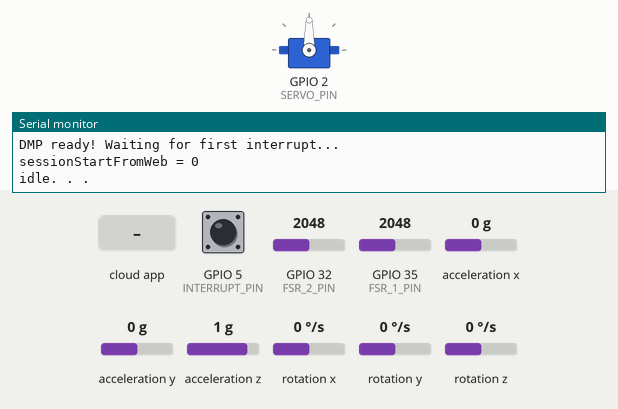
Simulated run of this program. Board: ESP32. Shown: servo, the last lines printed to the serial monitor. Inputs (shaded band) come from the test bench; at power-on: GPIO 5 (INTERRUPT_PIN) LOW, GPIO 32 (FSR_2_PIN) = 2048, GPIO 35 (FSR_1_PIN) = 2048, acceleration x 0 g, acceleration y 0 g, acceleration z 1 g, rotation x 0 °/s, rotation y 0 °/s, rotation z 0 °/s. WiFi joins after 1.5 s; servers stay silent unless stated; the sensor or clock chip raises its interrupt line as the real part does; the Firebase database answers and starts empty.

Above: at 3.2 s.
3.3 s: the phone or cloud app sets sessionStart to 1
At 24.1 s:
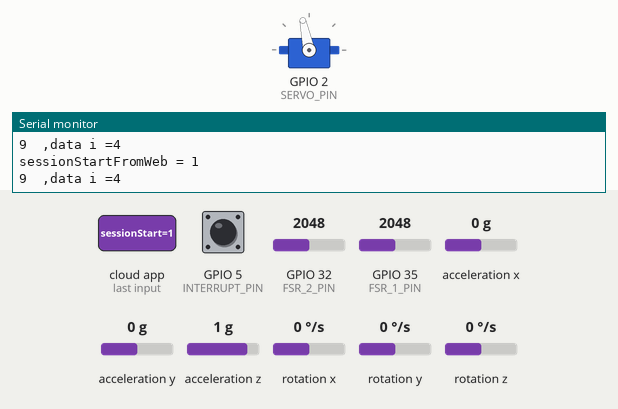
Timing chart, 0 to 25.8 s (numbered marks = the images above; inputs shaded):
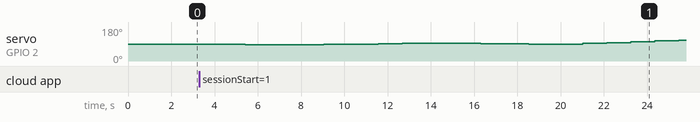

The program:

main.cpp
```cpp
//---------------------------------------------library pemograman/header files
#include <ESP32Servo.h>
#include <I2Cdev.h>
#include <MPU6050_6Axis_MotionApps20.h>
#include <Wire.h>
// teknisee
//-----------------------------------------------------------------------------------------------
#include <WiFi.h>          // import wifi library
#include <HTTPClient.h>    // import http library
#include <ArduinoJson.h>   // import arduino json library
#include <FirebaseESP32.h> // import firebase library

// main static global variable
String norekam = "rokam";
const char *ssid = "teknisee";
const char *password = "myteknisee";
// const char *ssid = "Gei part 3";
// const char *password = "SIMIONE19";

#define FIREBASE_HOST "https://aafo-9b7b2-default-rtdb.asia-southeast1.firebasedatabase.app/"
#define FIREBASE_AUTH "lWOv4jbAHmdJHW3Hi6bvqenkFnOVos0psAeNUCR2"

// main dynamcic global variable
int timersession, timersecond;
String jsonReqPayload = "";
float pitch;
int fsr1value, fsr2value;
bool sessionRead = false;
int timessessionRead = 5, bacaSession = 0;

// global varialbe firebase
FirebaseData fbdo;
FirebaseAuth auth;
FirebaseConfig config;
bool sessionStartFromWeb = false;

//-----------------------------------------------------------------------------------------------

//-------------------------------------------- deklarasi servo dan pin
Servo myServo;
#define SERVO_PIN 2     // definisi pin untuk servo
#define INTERRUPT_PIN 5 // defini pin untuk interrupt MPU6050
#define FSR_1_PIN 35    // pin FSR 1
#define FSR_2_PIN 32    // pin FSR 2

//-------------------------------------------- Array Posisi dan Durasi
int poss[] = {0, -5, 0, 5, 0, 20, 10, 0, 0};                    // array yang menyimpan sudut target untuk servo
int duration[] = {150, 150, 150, 350, 250, 150, 150, 150, 150}; // array yang menyimpan durasi perpindahan dari satu sudut ke sudut berikutnya

//-------------------------------------------- MPU6050 offsets
int mpu_offset[6] = {-2778, -838, -1234, 789, 93, -3}; // array yang menyimpan nilai offset untuk mpu

//--------------------------------------------MPU6050 variables
MPU6050 mpu; // membuat objek MPU

bool dmpReady = false;  // menyimpan status kesiapan DMP
uint8_t mpuIntStatus;   // menyimpan status interrupt MPU6050
uint8_t devStatus;      // menyimpan status inisialisasi
uint16_t packetSize;    // menyimpan ukuran paket FIFO DMP
uint16_t fifoCount;     // menyimpan jumlah data dalam FIFO
uint8_t fifoBuffer[64]; // Buffer untuk menyimpan data FIFO

Quaternion q;                       // menyimpan data quartenion dari MPU
VectorFloat gravity;                // menyimpan vektor gravitasi dari MPU
volatile bool mpuInterrupt = false; // Flag untuk interrupt MPU
float ypr[3];                       // menyimpan nilai yaw, pitch, dan roll

// teknisee function
//-----------------------------------------------------------------------------------------------

void reconnectWifi()
{
  if (WiFi.status() != WL_CONNECTED)
  {
    Serial.print("WIFI NOT CONNECTED");
    Serial.print("Connecting to ");
    Serial.println(ssid);
    while (WiFi.status() != WL_CONNECTED)
    {
      delay(500);
      Serial.print(".");
    }
  }
}

void initWifi()
{
  WiFi.begin(ssid, password);

  reconnectWifi();

  Serial.println("");
  Serial.print("wifi connected. ");
  Serial.print("IP address: ");
  Serial.println(WiFi.localIP());
  Serial.println("");
}

void initFirebase()
{
  config.database_url = FIREBASE_HOST;
  config.signer.tokens.legacy_token = FIREBASE_AUTH;

  Firebase.begin(&config, &auth);
}

bool writeToFirebase(const char *path, const String &value, const String &typedata)
{
  bool success = false;

  if (typedata == "int")
  {
    success = Firebase.setInt(fbdo, path, value.toInt());
  }
  else if (typedata == "float")
  {
    success = Firebase.setFloat(fbdo, path, value.toFloat());
  }
  else if (typedata == "bool")
  {
    success = Firebase.setBool(fbdo, path, value.equalsIgnoreCase("true"));
  }
  else if (typedata == "string")
  {
    success = Firebase.setString(fbdo, path, value);
  }
  else
  {
    // Tipe data tidak dikenal
    Serial.println("Tipe data tidak dikenal");
    return false;
  }

  if (!success)
  {
    Serial.println("Gagal menulis data ke Firebase");
    Serial.println(fbdo.errorReason());
    return false;
  }

  return success;
}

void writeFirebase()
{
  if (Firebase.ready())
  {
    writeToFirebase("/dataNew/beratBelakang", String(fsr2value), "float");
    writeToFirebase("/dataNew/beratDepan", String(fsr1value), "float");
    writeToFirebase("/dataNew/sudut", String(pitch), "float");
  }
  else
  {
    Serial.println("Firebase not ready");
  }
}

void readFirebaseStart()
{
  if (Firebase.ready())
  {
    Firebase.getBool(fbdo, "/dataNew/sessionStart") && (sessionStartFromWeb = fbdo.boolData());
    Serial.print("sessionStartFromWeb = ");
    Serial.println(sessionStartFromWeb);
  }
  else
  {
    Serial.println("Firebase not ready");
  }
}

void writeFirebaseStart()
{
  if (Firebase.ready())
  {
    writeToFirebase("/dataNew/sessionStart", "false", "bool");
  }
  else
  {
    Serial.println("Firebase not ready");
  }
}

// teknisee funtion end
//-----------------------------------------------------------------------------------------------

//------------------------------------------ fungsi interrupt
void dmpDataReady() // fungsi interrupt yang dipanggil saat data DMP siap
{
  mpuInterrupt = true; // mengatur variabel menjadi true
}

// ----------------------------------------- koneksi MPU6050
void MPU_Connect()
{
  Serial.println(F("Initializing I2C devices..."));                                                           // menampilkan pesan di serial monitor bahwa perangkat i2c sedang diinisialisasi
  mpu.initialize();                                                                                           // menginisialisasi MPU6050
  Serial.println(mpu.testConnection() ? F("MPU6050 connection successful") : F("MPU6050 connection failed")); // menguji koneksi ke MPU dan menampilkan pesan di serial monitor apakah koneksi berhasil atau gagal

  Serial.println(F("Initializing DMP...")); // menampilkan pesan di serial monitoring bahwa DMP sedang diinisialisasi
  devStatus = mpu.dmpInitialize();          // menginisialisasi DMP dan menyimpan status inisialisasi dalam 'devStatus'

  mpu.setXAccelOffset(mpu_offset[0]); // menetapkan offset akselerometer sumbu X dari array 'mpu_offset'
  mpu.setYAccelOffset(mpu_offset[1]); // menetapkan offset akselerometer sumbu Y dari array 'mpu_offset'
  mpu.setZAccelOffset(mpu_offset[2]); // menetapkan offset akselerometer sumbu Z dari array 'mpu_offset'
  mpu.setXGyroOffset(mpu_offset[3]);  // menetapkan offset gyroscope sumbu X dari array 'mpu_offset'
  mpu.setYGyroOffset(mpu_offset[4]);  // menetapkan offset gyroscope sumbu Y dari array 'mpu_offset'
  mpu.setZGyroOffset(mpu_offset[5]);  // menetapkan offset gyroscope sumbu Z dari array 'mpu_offset'

  if (devStatus == 0) // memeriksa apakah inisialisasi DMP berhasil
  {
    mpu.CalibrateAccel(10);   // mengkalibrasi akselerometer dengan 10 sampel
    mpu.CalibrateGyro(10);    // mengkalibrasi gyroscope dengan 10 sampel
    mpu.PrintActiveOffsets(); // mencetak nilai offset aktif ke serial monitor

    Serial.println(F("Enabling DMP...")); // menampilkan pesan di serial monitor bahwa DMP sedang diaktifkan
    mpu.setDMPEnabled(true);              // mengaktifkan DMP

    Serial.print(F("Enabling interrupt detection (Arduino external interrupt ")); // menampilkan pesan di serial monitor bahwa deteksi interrupt sedang diaktifkan
    Serial.print(digitalPinToInterrupt(INTERRUPT_PIN));                           // menampilkan nomor interrupt yang digunakan oleh INTERRUPT_PIN di serial monitor.
    Serial.println(F(")..."));                                                    // Menampilkan penutupan pesan sebelumnya di serial monitor.
    attachInterrupt(digitalPinToInterrupt(INTERRUPT_PIN), dmpDataReady, RISING);  // Mengatur interrupt pada INTERRUPT_PIN sehingga fungsi dmpDataReady dipanggil saat sinyal naik (RISING).
    mpuIntStatus = mpu.getIntStatus();                                            // Mendapatkan status interrupt dari MPU6050.

    Serial.println(F("DMP ready! Waiting for first interrupt...")); // Menampilkan pesan bahwa DMP siap dan menunggu interrupt pertama di serial monitor.
    dmpReady = true;                                                // Mengatur status DMP menjadi siap.

    packetSize = mpu.dmpGetFIFOPacketSize(); // Mendapatkan ukuran paket data dari FIFO buffer.
  }
  else // jika inisialisasi DMP gagal
  {
    Serial.print(F("DMP Initialization failed (code ")); // Menampilkan pesan bahwa inisialisasi DMP gagal di serial monitor.
    Serial.print(devStatus);                             // Menampilkan kode status kesalahan inisialisasi.
    Serial.println(F(")"));                              // Menutup pesan status kesalahan.
  }
}

//-----------------------------------------durasi servo bergerak dari satu posisi ke posisi lain
int getDuration(int duration) // Fungsi untuk mendapatkan durasi perpindahan servo.
{
  if (duration < 3) // Jika durasi kurang dari 3, maka:
  {
    return 1; // Kembalikan 1.
  }
  int increment = 3;                //  Inisialisasi increment dengan nilai 3.
  while (duration % increment != 0) // Selama durasi tidak habis dibagi increment:
  {
    increment += 1; // tambahkan increment dengan 1
  }
  return increment; // kembalikan nilai increment
}

void printData(float servoAngle) // mencetak nilai
{
  Serial.print("fsr1value = ");
  Serial.print(norekam);
  Serial.print("\tfsr1value = ");
  Serial.print(fsr1value);
  Serial.print("\tfsr2value = ");
  Serial.print(fsr2value);
  Serial.print("\tpitch = ");
  Serial.print(pitch);
  Serial.print("\tServoAngle = ");
  Serial.println(90 + (int)servoAngle);
}

//----------------------------------------------- fungsi setup
void setup()
{
  Wire.begin();          // inisialisasi komunikasi I2C
  Wire.setClock(400000); // Mengatur kecepatan komunikasi i2c menjadi 400 kHz
  initWifi();            // it must connect to wifi, unless it will not continue to the next line
  initFirebase();

  Serial.begin(115200); // memulai komunikasi serial dengan kecepatan 9600 bps

  //------------------------------------------------Pasangkan servo ke pin GPIO
  myServo.attach(SERVO_PIN); // menghubungkan servo ke pin 2
  myServo.write(90);         // mengatur posisi awal servo ke 90° (posisi tengah)

  //------------------------------------------------MPU initialization
  while (!dmpReady) // Loop ini terus berjalan sampai dmpReady diatur menjadi true.
  {
    MPU_Connect(); // inisialisasi mpu
  }
}

void loop()
{
  readFirebaseStart();
  Serial.println("idle. . . ");
  myServo.write(90);
  delay(1000);

  while (sessionStartFromWeb)
  {

    //----------------------------------------- set the initial servo angle
    float servoAngle = poss[0];                              // Mengatur sudut awal servo dengan nilai awal dari array poss.
    for (int i = 0; i < sizeof(poss) / sizeof(poss[0]); i++) // loop akan berjalan dari i = 0 hingga i = 8 (9 iterasi), mengakses setiap elemen dalam array poss.
    {
      // ------------------------------------- set the values for servo angle and position
      int increment = getDuration(duration[i]);                                             // Menghitung jumlah langkah yang dibutuhkan untuk mencapai posisi berikutnya, menggunakan fungsi getDuration(duration[i]).
      int nextPosition = (i != sizeof(poss) / sizeof(poss[0]) - 1) ? poss[i + 1] : poss[0]; // menentukan posisi berikutnya
      float anggelAdd = (float)(nextPosition - poss[i]) / increment;                        // Menghitung selisih antara posisi berikutnya dan posisi saat ini

      //-------------------------------------- move the servo to the next position
      for (int j = 0; j < duration[i]; j += duration[i] / increment) // servo bergerak secara bertahap dari satu posisi ke posisi berikutnya dalam durasi yang ditentukan.
      {
        // --------------------------------- Read the FSR values
        fsr1value = abs(analogRead(FSR_1_PIN) * -0.799);
        fsr2value = abs(analogRead(FSR_2_PIN) * -0.729);

        // --------------------------------- Read the MPU6050 pitch values
        if (!dmpReady)
          return;
        if (mpu.dmpGetCurrentFIFOPacket(fifoBuffer))
        {
          mpu.dmpGetQuaternion(&q, fifoBuffer);
          mpu.dmpGetGravity(&gravity, &q);
          mpu.dmpGetYawPitchRoll(ypr, &q, &gravity);

          // -------------------------------- pitch from the MPU6050
          pitch = (ypr[1] * 180 / M_PI); // Mengkonversi nilai pitch dari radian ke derajat.
        }

        // ----------------------------------- mengatur sudut servo
        servoAngle += anggelAdd; // Menambahkan nilai anggelAdd ke servoAngle. anggelAdd adalah jumlah kecil perubahan sudut yang dihitung untuk setiap langkah.

        // ------------------------------------ menulis sudut ke servo
        myServo.write(90 + (int)servoAngle); // Menulis sudut baru ke servo. Sudut dasar adalah 90 derajat, dan servoAngle ditambahkan untuk menentukan sudut akhir.
        delay(300);

        // by teknisee
        // ------------------------------------ write the data to firebase
        if (millis() - timersecond > 1000)
        {
          timersecond = millis();
          Serial.print(sizeof(poss) / sizeof(poss[0]));
          Serial.print("\t,data i =");
          Serial.println(i);
          writeFirebase();
          delay(100);
          readFirebaseStart();
          if (!sessionStartFromWeb)
          {
            break;
          }
          delay(100);
        }
        // end by teknisee
      }
      if (!sessionStartFromWeb)
      {
        break;
      }

      printData(servoAngle); // mencetak data sensor dan sudut servo

      // Serial.print("servoAngle = ");
      // Serial.println(90 + (int)servoAngle);

      delay(300);
    }
  }
}
```

Measured:
- after the input at 3.3 s, servo on GPIO 2 (SERVO_PIN): 90° → 89° after 1.0 s, → 87° 1.1 s later, → 85° 1.1 s later, → 87° 1.4 s later, … (18 changes in this stretch)
